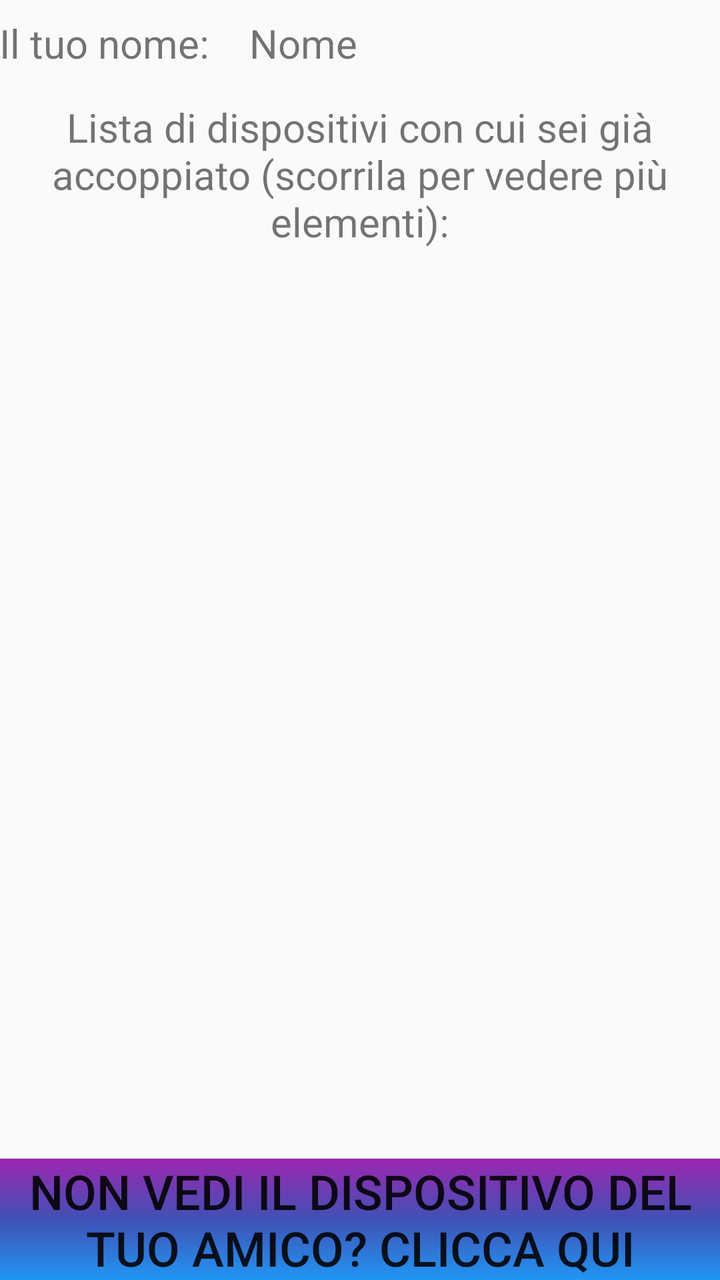
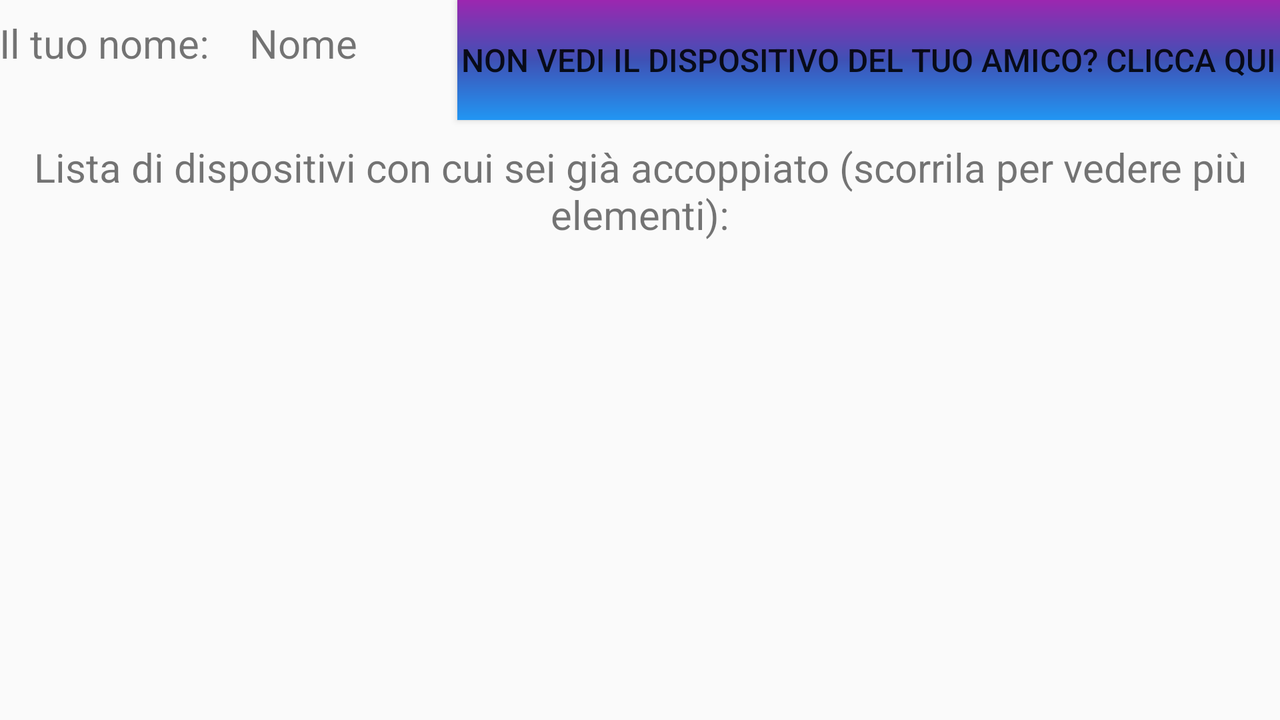

Compare how this app lays out the same screen by default and in its alternative resource folder. The renders come first, then the two layout files and the values they reference.
<!-- AndroidManifest.xml: application theme Theme.BluetoothProva2 -->
<!-- res/layout/activity_client_research.xml -->
<?xml version="1.0" encoding="utf-8"?>
<RelativeLayout
    xmlns:android="http://schemas.android.com/apk/res/android"
    xmlns:tools="http://schemas.android.com/tools"
    android:layout_width="match_parent"
    android:layout_height="match_parent"
    android:paddingLeft="@dimen/activity_horizontal_margin"
    android:paddingRight="@dimen/activity_horizontal_margin"
    android:paddingTop="@dimen/activity_vertical_margin"
    android:paddingBottom="@dimen/activity_vertical_margin"
    tools:context=".ClientResearchActivity"
    android:transitionGroup="true"
    android:descendantFocusability="blocksDescendants"
    android:id="@+id/activity_client_research">


    <TextView
        android:id="@+id/textview_2"
        android:layout_width="wrap_content"
        android:layout_height="32dp"
        android:layout_alignParentTop="true"
        android:layout_marginTop="8dp"
        android:textSize="20dp"
        android:text="@string/text_your_name" />

    <TextView
        android:id="@+id/textview_name"
        android:layout_width="wrap_content"
        android:layout_height="wrap_content"
        android:layout_toRightOf="@id/textview_2"
        android:textSize="20dp"
        android:layout_marginTop="8dp"
        android:layout_marginLeft="20dp"
        android:text="Nome" />

    <TextView
        android:id="@+id/textview_3"
        android:layout_width="wrap_content"
        android:layout_height="wrap_content"
        android:layout_marginTop="10dp"
        android:textSize="20dp"
        android:layout_below="@id/textview_2"
        android:textAlignment="center"
        android:gravity="center"
        android:text="@string/text_list_devices" />

    <ListView
        android:id="@+id/listview"
        android:layout_width="match_parent"
        android:layout_height="wrap_content"
        android:layout_below="@id/textview_3"
        android:layout_above="@+id/button_discover"
        android:layout_marginTop="20dp"
        android:layout_marginBottom="20dp"
        />

    <Button
        android:id="@+id/button_discover"
        android:layout_width="match_parent"
        android:layout_height="wrap_content"
        android:textSize="24dp"
        android:text="@string/text_button_search_new"
        android:background="@drawable/gradient_2"
        android:layout_alignParentBottom="true"
        />


</RelativeLayout>
<!-- resources referenced by this layout -->
<resources>
  <!-- drawable gradient_2 (drawable) -->
  <?xml version="1.0" encoding="utf-8"?>
  <shape xmlns:android="http://schemas.android.com/apk/res/android"
      android:shape="rectangle">
      <gradient
          android:startColor="#9C27B0"
          android:centerColor="#3F51B5"
          android:endColor="#2196F3"
          android:angle="270" />
  </shape>
  <string name="text_button_search_new">Non vedi il dispositivo del tuo amico? Clicca qui</string>
  <string name="text_list_devices">Lista di dispositivi con cui sei già accoppiato (scorrila per vedere più elementi):</string>
  <string name="text_your_name">Il tuo nome:</string>
  <style name="Theme.BluetoothProva2" parent="Theme.AppCompat.DayNight.DarkActionBar">
          
          <item name="colorPrimary">@color/purple_500</item>
          <item name="colorPrimaryVariant">@color/purple_700</item>
          <item name="colorOnPrimary">@color/white</item>
          
          <item name="colorSecondary">@color/teal_200</item>
          <item name="colorSecondaryVariant">@color/teal_700</item>
          <item name="colorOnSecondary">@color/black</item>
          
          <item name="android:statusBarColor" tools:targetApi="l">?attr/colorPrimaryVariant</item>
          
      </style>
</resources>
<!-- res/layout-land/activity_client_research.xml (the repository's variant of the layout above) -->
<!-- drawn on the phone turned sideways -->
<?xml version="1.0" encoding="utf-8"?>
<ScrollView xmlns:android="http://schemas.android.com/apk/res/android"
    android:layout_width="match_parent"
    android:layout_height="match_parent"
    android:fillViewport="true">

    <RelativeLayout
        xmlns:android="http://schemas.android.com/apk/res/android"
        xmlns:tools="http://schemas.android.com/tools"
        android:layout_width="match_parent"
        android:layout_height="wrap_content"
        android:paddingLeft="@dimen/activity_horizontal_margin"
        android:paddingRight="@dimen/activity_horizontal_margin"
        android:paddingTop="@dimen/activity_vertical_margin"
        android:paddingBottom="@dimen/activity_vertical_margin"
        tools:context=".ClientResearchActivity"
        android:transitionGroup="true"
        android:descendantFocusability="blocksDescendants"
        android:id="@+id/activity_client_research">


        <TextView
            android:id="@+id/textview_2"
            android:layout_width="wrap_content"
            android:layout_height="wrap_content"
            android:layout_alignParentTop="true"
            android:layout_marginTop="8dp"
            android:textSize="20dp"
            android:text="@string/text_your_name" />

        <TextView
            android:id="@+id/textview_name"
            android:layout_width="wrap_content"
            android:layout_height="wrap_content"
            android:layout_toRightOf="@id/textview_2"
            android:textSize="20dp"
            android:layout_marginTop="8dp"
            android:layout_marginLeft="20dp"
            android:text="Nome" />

        <TextView
            android:id="@+id/textview_3"
            android:layout_width="wrap_content"
            android:layout_height="wrap_content"
            android:layout_marginTop="10dp"
            android:textSize="20dp"
            android:layout_below="@id/button_discover"
            android:textAlignment="center"
            android:gravity="center"
            android:text="@string/text_list_devices" />

        <ListView
            android:id="@+id/listview"
            android:layout_width="match_parent"
            android:layout_height="wrap_content"
            android:layout_below="@id/textview_3"
            android:layout_marginTop="10dp"
            android:layout_marginBottom="20dp"
            />

        <Button
            android:id="@+id/button_discover"
            android:layout_width="match_parent"
            android:layout_height="60dp"
            android:layout_toRightOf="@id/textview_name"
            android:textSize="16dp"
            android:text="@string/text_button_search_new"
            android:background="@drawable/gradient_2"
            android:layout_marginLeft="50dp"
            />


    </RelativeLayout>

</ScrollView>
